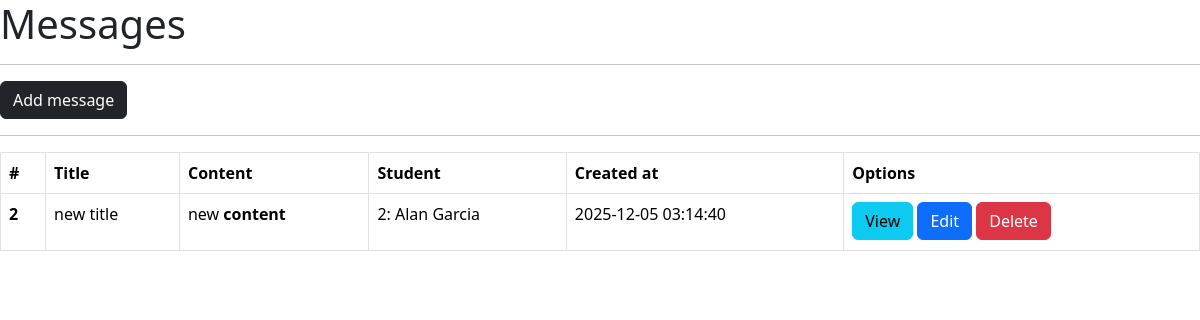
Screenshot of /messages/ with the database file from the repository.
### main.py (models this page shows, shortened)
class Message(db.Model):
    __tablename__ = "messages"
    id = db.Column(db.Integer, primary_key=True, autoincrement=True)
    title = db.Column(db.String(50))
    content = db.Column(db.Text)
    created_at = db.Column(db.DateTime(timezone=True), server_default=func.now())
    student_id = db.Column(db.Integer, db.ForeignKey("students.id"))
    student = db.relationship("Student", backref="student")

class Student(db.Model):
    __tablename__ = "students"
    id = db.Column(db.Integer, primary_key=True, autoincrement=True)
    first_name = db.Column(db.String(200))
    last_name = db.Column(db.String(200))
    age = db.Column(db.Integer)
    country = db.Column(db.String(10))
    city = db.Column(db.String(50))
    created_at = db.Column(db.DateTime(timezone=True), server_default=func.now())

### main.py (the view)
@app.route("/messages/")
def messages():
    data = Message.query.all()
    return render_template("messages.html", items=data)

### templates/messages.html (shortened to what this page needs)
{% extends 'base.html' %}
{% block body %}
<h1>Messages</h1>
    <hr>
    <a class="btn btn-dark" href="{{ url_for('messages_add') }}">Add message</a>
    <hr>
    <table class="table table-bordered">
      <thead>
        <tr>
          <th scope="col">#</th>
          <th scope="col">Title</th>
          <th scope="col">Content</th>
          <th scope="col">Student</th>
          <th scope="col">Created at</th>
          <th scope="col">Options</th>
        </tr>
      </thead>
      <tbody>
        {% for item in items %}
        <tr>
          <th scope="row">{{ item.id }}</th>
          <td>{{ item.title }}</td>
          <td>{{ item.content|safe }}</td>
          <td>{{ item.student_id }}: {{ item.student.first_name }} {{ item.student.last_name }}</td>
          <td>{{ item.created_at.strftime("%Y-%m-%d %H:%M:%S") }}</td>
          <td>
            <a class="btn btn-info" href="{{ url_for('messages_by_id', id=item.id) }}">View</a>
            <a class="btn btn-primary" href="{{ url_for('messages_edit_by_id', id=item.id) }}">Edit</a>
            <a class="btn btn-danger" href="{{ url_for('messages_delete_by_id', id=item.id) }}">Delete</a>
          </td>
        </tr>
        {% endfor %}
      </tbody>
    </table>
    {% endblock %}

### rows the page displays
Message: id "2", title "new title", content "new content", student_id "2", student.first_name "Alan", student.last_name "Garcia", created_at "2025-12-05 03:14:40"
